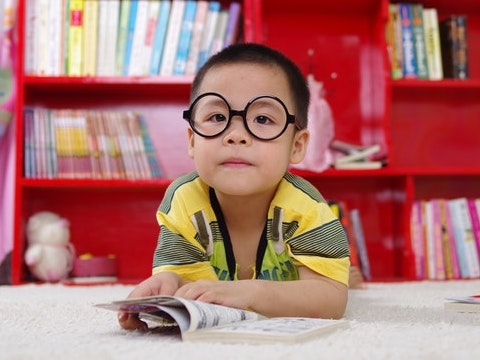
//> input picture Week1/getting started/annotate images/circle/input/boy.jpg, 480 x 360 px
$ ./main   (built with g++ and OpenCV 4)
//> lines starting //> are read from the running program, lines starting //| are printed output that depends on the picture; after the words box and inside, x2 and y2 are one past the last pixel; in counts of white or black regions, pixels touching at a corner belong together
#include <iostream>
#include <opencv2/opencv.hpp>
#include <opencv2/core.hpp>
#include <opencv2/highgui.hpp>

using namespace std;
using namespace cv;
/*
void cv::circle (   InputOutputArray    img, < imagem
Point   center, < centro do circulo
int     radius, < raio
const Scalar &  color, < cor
int     thickness = 1, < espessura da linha
int     lineType = LINE_8, < tipo da linha
int     shift = 0
)

*/

int main(){
    Mat image = imread("../input/boy.jpg", IMREAD_COLOR);
//> image is the input picture: 360 rows x 480 cols, CV_8UC3; mean B, G, R 111.8, 115.3, 174.3

    Mat imageCircle = image.clone();

    circle(imageCircle, Point(250,125), 100, Scalar(0,0,255), 5, LINE_AA);
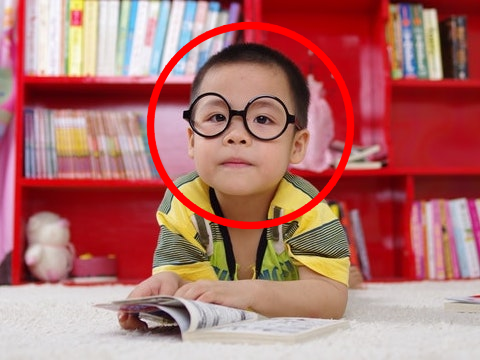
//> imageCircle: 360 rows x 480 cols, CV_8UC3; 3.18% of pixels changed, all inside (x1, y1, x2, y2) = (146, 21, 355, 230)

    imwrite("../output/circle.jpg", imageCircle);

    Mat imageFilledCircle = image.clone();

    circle(imageFilledCircle, Point(250,125), 100, Scalar(0,0,255), -1, LINE_AA);
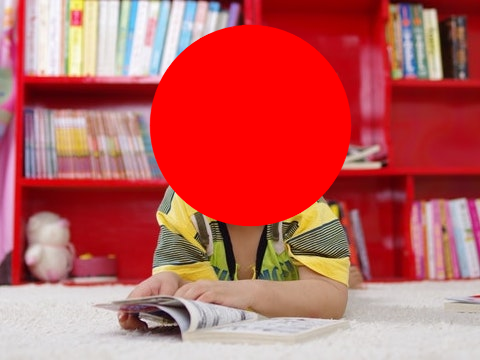
//> imageFilledCircle: 360 rows x 480 cols, CV_8UC3; 18.66% of pixels changed, all inside (x1, y1, x2, y2) = (149, 24, 352, 227)
    imwrite("../output/circleFilled.jpg", imageFilledCircle);

    return 0;
}
